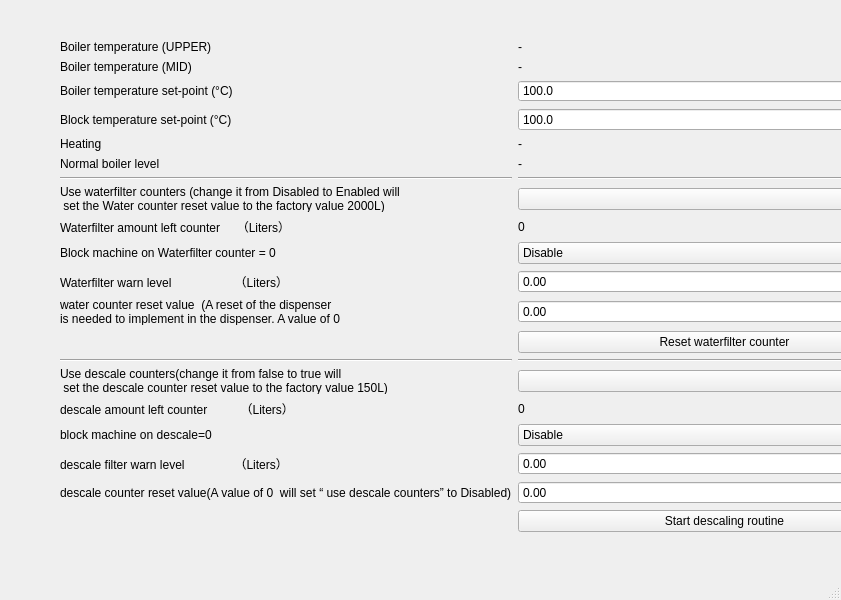
<?xml version="1.0" encoding="UTF-8"?>
<ui version="4.0">
 <class>WBSDWaterWindow</class>
 <widget class="QMainWindow" name="WBSDWaterWindow">
  <property name="geometry">
   <rect>
    <x>0</x>
    <y>0</y>
    <width>841</width>
    <height>600</height>
   </rect>
  </property>
  <property name="windowTitle">
   <string>Water system</string>
  </property>
  <widget class="QWidget" name="centralwidget">
   <widget class="QWidget" name="gridLayoutWidget">
    <property name="geometry">
     <rect>
      <x>20</x>
      <y>20</y>
      <width>951</width>
      <height>532</height>
     </rect>
    </property>
    <layout class="QGridLayout" name="gridLayout">
     <property name="topMargin">
      <number>20</number>
     </property>
     <property name="bottomMargin">
      <number>20</number>
     </property>
     <item row="15" column="2">
      <widget class="QComboBox" name="cboUseDescaleCounters"/>
     </item>
     <item row="7" column="2">
      <widget class="QComboBox" name="cboUseWaterFilterCounters"/>
     </item>
     <item row="16" column="2">
      <widget class="QLabel" name="lblDecalcCounter">
       <property name="enabled">
        <bool>true</bool>
       </property>
       <property name="text">
        <string>0</string>
       </property>
      </widget>
     </item>
     <item row="15" column="1">
      <widget class="QLabel" name="label_14">
       <property name="text">
        <string>Use descale counters(change it from false to true will  
 set the descale counter reset value to the factory value 150L)</string>
       </property>
      </widget>
     </item>
     <item row="12" column="1">
      <widget class="QLabel" name="lblWaterFilter4">
       <property name="enabled">
        <bool>true</bool>
       </property>
       <property name="text">
        <string>water counter reset value  (A reset of the dispenser 
is needed to implement in the dispenser. A value of 0 
will set “ use waterfilter counters” to Disabled)</string>
       </property>
      </widget>
     </item>
     <item row="10" column="1">
      <widget class="QLabel" name="lblWaterFilter3">
       <property name="enabled">
        <bool>true</bool>
       </property>
       <property name="text">
        <string>Waterfilter warn level                   （Liters）  </string>
       </property>
      </widget>
     </item>
     <item row="0" column="2">
      <widget class="QLabel" name="boilerTempU">
       <property name="text">
        <string>-</string>
       </property>
      </widget>
     </item>
     <item row="13" column="1">
      <spacer name="horizontalSpacer">
       <property name="orientation">
        <enum>Qt::Horizontal</enum>
       </property>
       <property name="sizeType">
        <enum>QSizePolicy::Preferred</enum>
       </property>
       <property name="sizeHint" stdset="0">
        <size>
         <width>40</width>
         <height>20</height>
        </size>
       </property>
      </spacer>
     </item>
     <item row="0" column="1">
      <widget class="QLabel" name="label_2">
       <property name="text">
        <string>Boiler temperature (UPPER)</string>
       </property>
      </widget>
     </item>
     <item row="1" column="1">
      <widget class="QLabel" name="label">
       <property name="text">
        <string>Boiler temperature (MID)</string>
       </property>
      </widget>
     </item>
     <item row="26" column="2">
      <widget class="QPushButton" name="btnResetDecalc">
       <property name="enabled">
        <bool>true</bool>
       </property>
       <property name="text">
        <string>Start descaling routine</string>
       </property>
      </widget>
     </item>
     <item row="14" column="2">
      <widget class="Line" name="line_2">
       <property name="orientation">
        <enum>Qt::Horizontal</enum>
       </property>
      </widget>
     </item>
     <item row="2" column="2">
      <widget class="QDoubleSpinBox" name="topTemp">
       <property name="contextMenuPolicy">
        <enum>Qt::DefaultContextMenu</enum>
       </property>
       <property name="autoFillBackground">
        <bool>true</bool>
       </property>
       <property name="styleSheet">
        <string notr="true">gridline-color: rgb(0, 0, 0);</string>
       </property>
       <property name="buttonSymbols">
        <enum>QAbstractSpinBox::UpDownArrows</enum>
       </property>
       <property name="decimals">
        <number>1</number>
       </property>
       <property name="singleStep">
        <double>0.500000000000000</double>
       </property>
       <property name="value">
        <double>100.000000000000000</double>
       </property>
      </widget>
     </item>
     <item row="7" column="1">
      <widget class="QLabel" name="label_15">
       <property name="text">
        <string>Use waterfilter counters (change it from Disabled to Enabled will  
 set the Water counter reset value to the factory value 2000L)</string>
       </property>
      </widget>
     </item>
     <item row="13" column="2">
      <widget class="QPushButton" name="btnResetWaterfilter">
       <property name="enabled">
        <bool>true</bool>
       </property>
       <property name="text">
        <string>Reset waterfilter counter</string>
       </property>
      </widget>
     </item>
     <item row="2" column="1">
      <widget class="QLabel" name="label_3">
       <property name="text">
        <string>Boiler temperature set-point (°C)</string>
       </property>
      </widget>
     </item>
     <item row="19" column="1">
      <widget class="QLabel" name="lblDescaleFilter3">
       <property name="enabled">
        <bool>true</bool>
       </property>
       <property name="text">
        <string>descale filter warn level               （Liters）  </string>
       </property>
      </widget>
     </item>
     <item row="1" column="2">
      <widget class="QLabel" name="boilerTempM">
       <property name="text">
        <string>-</string>
       </property>
      </widget>
     </item>
     <item row="26" column="1">
      <spacer name="horizontalSpacer_2">
       <property name="orientation">
        <enum>Qt::Horizontal</enum>
       </property>
       <property name="sizeType">
        <enum>QSizePolicy::Preferred</enum>
       </property>
       <property name="sizeHint" stdset="0">
        <size>
         <width>40</width>
         <height>20</height>
        </size>
       </property>
      </spacer>
     </item>
     <item row="6" column="1">
      <widget class="Line" name="line_3">
       <property name="orientation">
        <enum>Qt::Horizontal</enum>
       </property>
      </widget>
     </item>
     <item row="6" column="2">
      <widget class="Line" name="line_4">
       <property name="orientation">
        <enum>Qt::Horizontal</enum>
       </property>
      </widget>
     </item>
     <item row="10" column="3">
      <spacer name="horizontalSpacer_4">
       <property name="orientation">
        <enum>Qt::Horizontal</enum>
       </property>
       <property name="sizeType">
        <enum>QSizePolicy::Fixed</enum>
       </property>
       <property name="sizeHint" stdset="0">
        <size>
         <width>40</width>
         <height>20</height>
        </size>
       </property>
      </spacer>
     </item>
     <item row="4" column="1">
      <widget class="QLabel" name="label_5">
       <property name="text">
        <string>Heating</string>
       </property>
      </widget>
     </item>
     <item row="5" column="1">
      <widget class="QLabel" name="label_6">
       <property name="text">
        <string>Normal boiler level</string>
       </property>
      </widget>
     </item>
     <item row="9" column="1">
      <widget class="QLabel" name="lblWaterFilter2">
       <property name="enabled">
        <bool>true</bool>
       </property>
       <property name="text">
        <string>Block machine on Waterfilter counter = 0</string>
       </property>
      </widget>
     </item>
     <item row="5" column="2">
      <widget class="QLabel" name="levelState">
       <property name="text">
        <string>-</string>
       </property>
      </widget>
     </item>
     <item row="8" column="1">
      <widget class="QLabel" name="lblWaterFilter1">
       <property name="text">
        <string>Waterfilter amount left counter     （Liters）</string>
       </property>
      </widget>
     </item>
     <item row="8" column="2">
      <widget class="QLabel" name="lblWaterFilterCounter">
       <property name="text">
        <string>0</string>
       </property>
      </widget>
     </item>
     <item row="20" column="1">
      <widget class="QLabel" name="lblDescaleFilter4">
       <property name="enabled">
        <bool>true</bool>
       </property>
       <property name="text">
        <string>descale counter reset value(A value of 0  will set “ use descale counters” to Disabled)</string>
       </property>
      </widget>
     </item>
     <item row="14" column="1">
      <widget class="Line" name="line">
       <property name="orientation">
        <enum>Qt::Horizontal</enum>
       </property>
      </widget>
     </item>
     <item row="3" column="2">
      <widget class="QDoubleSpinBox" name="blockTemp">
       <property name="decimals">
        <number>1</number>
       </property>
       <property name="singleStep">
        <double>0.500000000000000</double>
       </property>
       <property name="value">
        <double>100.000000000000000</double>
       </property>
      </widget>
     </item>
     <item row="3" column="1">
      <widget class="QLabel" name="label_4">
       <property name="text">
        <string>Block temperature set-point (°C)</string>
       </property>
      </widget>
     </item>
     <item row="16" column="1">
      <widget class="QLabel" name="lblDescaleFilter1">
       <property name="enabled">
        <bool>true</bool>
       </property>
       <property name="text">
        <string>descale amount left counter          （Liters）  </string>
       </property>
      </widget>
     </item>
     <item row="17" column="2">
      <widget class="QComboBox" name="cboBlockOnDecalc">
       <property name="enabled">
        <bool>true</bool>
       </property>
       <property name="editable">
        <bool>false</bool>
       </property>
       <item>
        <property name="text">
         <string>Disable</string>
        </property>
       </item>
      </widget>
     </item>
     <item row="4" column="2">
      <widget class="QLabel" name="heatingState">
       <property name="text">
        <string>-</string>
       </property>
      </widget>
     </item>
     <item row="10" column="0">
      <spacer name="horizontalSpacer_3">
       <property name="orientation">
        <enum>Qt::Horizontal</enum>
       </property>
       <property name="sizeType">
        <enum>QSizePolicy::Fixed</enum>
       </property>
       <property name="sizeHint" stdset="0">
        <size>
         <width>40</width>
         <height>20</height>
        </size>
       </property>
      </spacer>
     </item>
     <item row="9" column="2">
      <widget class="QComboBox" name="cboBlockOnFilter">
       <property name="enabled">
        <bool>true</bool>
       </property>
       <property name="editable">
        <bool>false</bool>
       </property>
       <item>
        <property name="text">
         <string>Disable</string>
        </property>
       </item>
      </widget>
     </item>
     <item row="17" column="1">
      <widget class="QLabel" name="lblDescaleFilter2">
       <property name="enabled">
        <bool>true</bool>
       </property>
       <property name="text">
        <string>block machine on descale=0</string>
       </property>
      </widget>
     </item>
     <item row="12" column="2">
      <widget class="QDoubleSpinBox" name="spiFilterResetVal">
       <property name="maximum">
        <double>9999999.000000000000000</double>
       </property>
      </widget>
     </item>
     <item row="20" column="2">
      <widget class="QDoubleSpinBox" name="spiDecalcResetVal">
       <property name="maximum">
        <double>99999.000000000000000</double>
       </property>
      </widget>
     </item>
     <item row="19" column="2">
      <widget class="QDoubleSpinBox" name="spiDecalcWarn"/>
     </item>
     <item row="10" column="2">
      <widget class="QDoubleSpinBox" name="spiFilterWarn"/>
     </item>
    </layout>
   </widget>
  </widget>
  <widget class="QMenuBar" name="menubar">
   <property name="geometry">
    <rect>
     <x>0</x>
     <y>0</y>
     <width>841</width>
     <height>21</height>
    </rect>
   </property>
  </widget>
  <widget class="QStatusBar" name="statusbar"/>
 </widget>
 <tabstops>
  <tabstop>topTemp</tabstop>
  <tabstop>blockTemp</tabstop>
  <tabstop>cboUseWaterFilterCounters</tabstop>
  <tabstop>cboBlockOnFilter</tabstop>
  <tabstop>btnResetWaterfilter</tabstop>
  <tabstop>cboUseDescaleCounters</tabstop>
  <tabstop>cboBlockOnDecalc</tabstop>
  <tabstop>btnResetDecalc</tabstop>
 </tabstops>
 <resources/>
 <connections/>
</ui>
